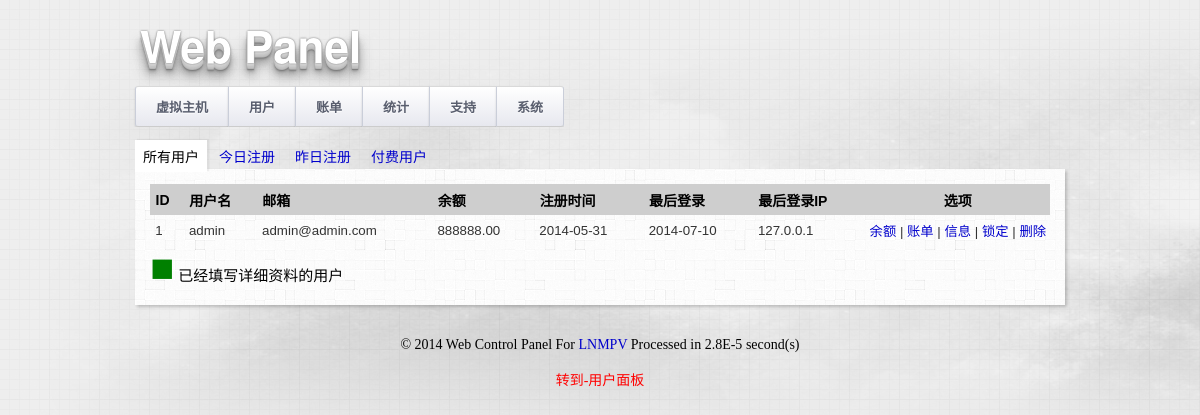
Before: /admin_users.php?display=all (signed in) with the older database file.
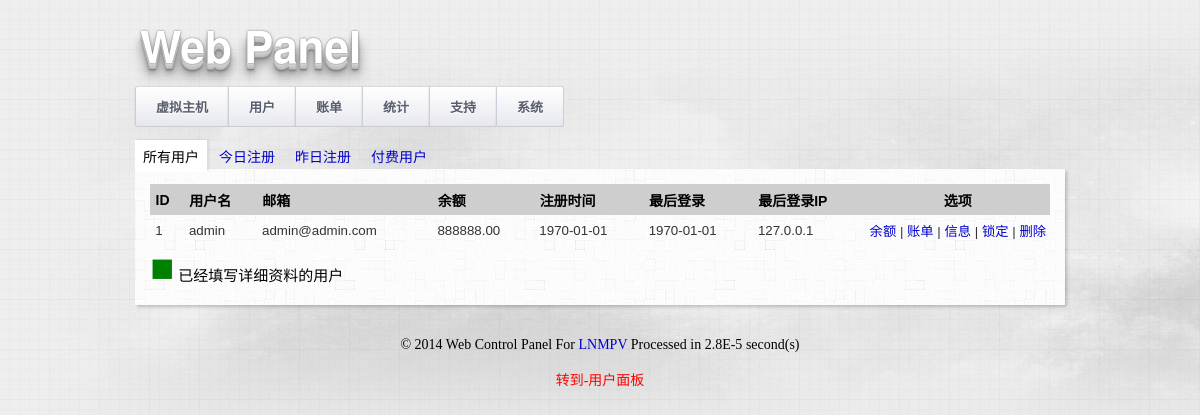
After: the same page with the newer database file.
### tables this page shows
CREATE TABLE IF NOT EXISTS `users` (
`ID` int(11) NOT NULL,
  `username` varchar(255) NOT NULL,
  `password` varchar(255) NOT NULL,
  `email` varchar(255) NOT NULL,
  `api_key` varchar(255) DEFAULT NULL,
  `locked` int(1) NOT NULL DEFAULT '0'
);

CREATE TABLE IF NOT EXISTS `users_extension` (
  `UserID` int(11) NOT NULL,
  `credit` double NOT NULL,
  `companyname` varchar(255) DEFAULT NULL,
  `email` varchar(255) DEFAULT NULL,
  `firstname` varchar(255) DEFAULT NULL,
  `lastname` varchar(255) DEFAULT NULL,
  `address1` varchar(255) DEFAULT NULL,
  `address2` varchar(255) DEFAULT NULL,
  `city` varchar(255) DEFAULT NULL,
  `state` varchar(255) DEFAULT NULL,
  `zip` varchar(255) DEFAULT NULL,
  `country` varchar(255) DEFAULT NULL,
  `phone1` varchar(255) DEFAULT NULL,
  `phone2` varchar(255) DEFAULT NULL,
  `qq` varchar(255) DEFAULT NULL,
  `regdate` datetime DEFAULT NULL,
  `regip` varchar(255) DEFAULT NULL,
  `lastlogindate` datetime DEFAULT NULL,
  `lastloginip` varchar(255) DEFAULT NULL
);

### config.php (called while the page is built, shortened)
<?php
$PanelName = 'Web';
$PanelSubName = 'Panel';

### session.php (called while the page is built, shortened)
<?php
function IsAdmin() {
	return (@$_SESSION['admin']);
}
?>

### lang/zh-cn.php (called while the page is built, shortened)
<?php
$lang['access_denied'] = '访问被拒绝';
$lang['access_denied_text'] = '很抱歉，你没有足够的权限访问这个对象或执行此操作。';
$lang['access_denied_hint'] = '如果你认为这是错误的，请 <a href="support_ticket_new.php">提交Ticket</a> 联系技术支持。';
$lang['username'] = '用户名';
$lang['password'] = '密码';
$lang['input_username'] = '请输入您的用户名.';
$lang['input_password'] = '请输入您的帐户密码.';
$lang['login'] = '登录';
$lang['register'] = '注册';
$lang['cookies_must_be_enabled'] = '必须启用Cookie';
$lang['forgot_username'] = '忘记用户名';
$lang['forgot_password'] = '忘记密码';
$lang['forgot_username_hint'] = '请输入您帐户的电子邮箱地址。 我们将会通过邮件通知你任何匹配的用户名。';
$lang['forgot_password_hint'] = '请提供您的用户名。我们将向您发送一封电子邮件，其中包含进一步的说明。';
$lang['input_email'] = '请输入您的邮箱地址.';
$lang['submit'] = '提交';
$lang['back_to_login'] = '返回登陆';
$lang['my_profile'] = '我的信息';
$lang['log_out'] = '注销';
$lang['admin_panel'] = '管理员面板';
$lang['user_panel'] = '用户面板';
$lang['vhost'] = '虚拟主机';
$lang['vhosts'] = '虚拟主机';
$lang['ssh'] = 'SSH';
$lang['cdn'] = 'CDN';
$lang['dns'] = 'DNS';
$lang['users'] = '用户';
$lang['billing'] = '账单';
$lang['statistics'] = '统计';
$lang['vps'] = 'VPS';
$lang['account'] = '帐户';
$lang['support'] = '支持';
$lang['tools'] = '工具';
$lang['blog'] = '官方博客';
$lang['language'] = '语言';
$lang['save_language_setting'] = '保存语言设置';
$lang['theme'] = '主题';
$lang['save_theme_setting'] = '保存主题设置';
$lang['change_password'] = '更改密码';
$lang['new_password'] = '新密码';
$lang['email'] = '邮箱';
$lang['current_email'] = '当前邮箱';
$lang['new_email'] = '新邮箱';
$lang['change_email'] = '更改邮箱';
$lang['referrals'] = '推介';
$lang['description'] = '说明';
$lang['your_referral_url'] = '您的推介链接';
$lang['api_key'] = 'API 密钥';
$lang['generate_a_new_api_password'] = '生成一个新的API密钥';
$lang['account'] = '帐户';
$lang['contact_info'] = '联系';
$lang['make_a_payment'] = '充值';
$lang['billing_history'] = '账单';
$lang['no_contact_details'] = '您还未填写详细的联系方式，请尽快补全您的联系信息。';
$lang['account_information'] = '帐户信息';
$lang['contact'] = '联系';
$lang['address'] = '地址';
$lang['email_addr'] = '邮箱地址';
$lang['security'] = '安全';
$lang['last_login_ip'] = '上次登录IP';

### function.php (called while the page is built, shortened)
<?php
function money($n){
	return sprintf ("%01.2f", is_numeric($n)?$n:0);
}
function get_microtime(){
 list($usec, $sec) = explode(' ', microtime());
 return ((float)$usec + (float)$sec);
}

### admin_users.php (the view, shortened to what this page needs)
<?php
$adminpage = "admin_users.php";
@include_once("header.php");
@include_once("function.php");
?>
<div id="page">
<table class="list sortable">
	<tr class="list_head">
		<th class="sortfirstasc">ID</th>
		<th>用户名</th>
		<th>邮箱</th>
		<th>余额</th>
		<th>注册时间</th>
		<th>最后登录</th>
		<th>最后登录IP</th>
		<th class="nosort" style="text-align: center">选项</th>
	</tr>
<?php
if($user_display == "todayreg") {
	$result_users = mysql_query("select users.* FROM users,users_extension WHERE to_days(users_extension.regdate) = to_days(now()) AND users_extension.UserID = users.ID;");
} elseif($user_display == "balance") {
	$result_users = mysql_query("select users.* FROM users,users_extension WHERE credit!=0 AND users_extension.UserID = users.ID");
} elseif($user_display == "yesterdayreg") {
	$result_users = mysql_query("select users.* FROM users,users_extension WHERE to_days(NOW()) - to_days(users_extension.regdate) <= 1 AND to_days(users_extension.regdate) != to_days(now()) AND users_extension.UserID = users.ID;");
} elseif($user_display == 'all') {
	$result_users = mysql_query("select * FROM users");
} else {
	ForceDie();
}
while($row_user = mysql_fetch_array($result_users)) {
$row_user_extension = mysql_fetch_array(mysql_query("select * FROM users_extension WHERE UserID=" . $row_user['ID']))
?>
		<tr class="list_entry" <?php
		if ($row_user['ID'] == @$_GET['highlightserverid']) echo ' style="background-color:#97CBFF;"';
		?>>
			<td class="sortfirstdesc"><?php echo $row_user['ID']; ?></td>
			<td><?php
			if (!($row_user_extension['companyname'] == '' && $row_user_extension['firstname'] == '' && $row_user_extension['address1'] == '' && $row_user_extension['address2'] == '')) {
				echo '<span style="color: green; font-weight: bold">' . $row_user['username'] . "</span>";
			} else {
				echo $row_user['username'];
			}
			?></td>
			<td><?php echo $row_user['email']; ?></td>
			<td><?php echo !empty($row_user_extension['credit'])?money($row_user_extension['credit']):''; ?></td>
			<td title="<?php echo $row_user_extension['regdate']; ?>"><?php echo date("Y-m-d", strtotime($row_user_extension['regdate'])); ?></td>
			<td title="<?php echo $row_user_extension['lastlogindate']; ?>"><?php echo date("Y-m-d", strtotime($row_user_extension['lastlogindate'])); ?></td>
			<td title="<?php echo $row_user_extension['lastloginip']; ?>"><?php
			if (strlen($row_user_extension['lastloginip']) > 15)
			{
				echo substr($row_user_extension['lastloginip'],0,15).'...';
			} else {
				echo $row_user_extension['lastloginip'];
			}
			?></td>
			<td class="list_options">
				<a href="admin_user_balance.php?userid=<?php echo $row_user['ID']; ?>">余额</a>
				|
				<a href="admin_billing.php?display=user_all&userid=<?php echo $row_user['ID']; ?>">账单</a>
				|
				<a href="admin_user_info.php?userid=<?php echo $row_user['ID']; ?>">信息</a>
				|
				<?php if ( 1 == $row_user['locked']) { ?>
				<a href="admin_users.php?action=lock&locked=0&userid=<?php echo $row_user['ID']; ?>&display=<?php echo $_GET['display']; ?>">解锁</a>
				<?php } else { ?>
				<a href="admin_users.php?action=lock&locked=1&userid=<?php echo $row_user['ID']; ?>&display=<?php echo $_GET['display']; ?>">锁定</a>
				<?php } ?>
				|
				<a href="admin_user_delete.php?userid=<?php echo $row_user['ID']; ?>&display=<?php echo $_GET['display']; ?>">删除</a>
			</td>
		</tr>
		<?php
		}
		?>
</table>
<span style="color:green;font-size:40px;">■</span> 已经填写详细资料的用户
</div>
<?php @include_once("footer.php") ?>

### header.php (shortened to what this page needs)
<?php
@include_once("session.php");
@include_once("config.php");
@include_once("function.php");
$page_start_time = get_microtime();
?>
<!DOCTYPE html>
<html dir="ltr" lang="zh-CN">
<head>
<link rel="stylesheet" type="text/css" href="css/header.css">
<link rel="stylesheet" type="text/css" href="css/manager.css">
<link rel="stylesheet" type="text/css" href="css/css3.css">
</head>
<body>
<div class="header">
	<div class="container">
		<p class="header_logo top left"><?php echo $PanelName;?> <?php echo $PanelSubName;?></p>
		<div class="menu_container">
			<ul class="menu">
					<?php if (IsAdmin() && !empty($adminpage)) { ?>
						<li><a href="admin_vhost.php?display=main"><?php echo $lang['vhosts']; ?></a></li>
						<li><a href="admin_users.php?display=todayreg"><?php echo $lang['users']; ?><?php
						?></a></li>
						<li><a href="admin_billing.php?display=recharge_done"><?php echo $lang['billing']; ?><?php
						?></a></li>
						<li><a href="admin_status.php?display=Today"><?php echo $lang['statistics']; ?></a></li>
						<li><a href="admin_support.php"><?php echo $lang['support']; ?><?php
						?></a></li>
						<li><a href="admin_system.php">系统</a></li>
					<?php } ?>
			</ul>
		</div>
	</div>
</div>
<br />
<?php
	if (@substr($adminpage,0,10) == "admin_user")
		@include_once("admin_user_subtabs.php");
?>

### admin_user_subtabs.php (shortened to what this page needs)
<?php
@include_once("session.php");
$user_display = @$_GET['display'];
?>
<div id="subtabs">
	<a class="<?php if($user_display == "all" && $adminpage == 'admin_users.php') echo "active"; ?>"  href="admin_users.php?display=all">所有用户</a>
	<a class="<?php if($user_display == "todayreg" && $adminpage == 'admin_users.php') echo "active"; ?>"  href="admin_users.php?display=todayreg">今日注册</a>
	<a class="<?php if($user_display == "yesterdayreg" && $adminpage == 'admin_users.php') echo "active"; ?>"  href="admin_users.php?display=yesterdayreg">昨日注册</a>
	<a class="<?php if($user_display == "balance" && $adminpage == 'admin_users.php') echo "active"; ?>"  href="admin_users.php?display=balance">付费用户</a>
</div>

### footer.php (shortened to what this page needs)
<?php
@include_once("session.php");
?>
<br />
<p style="color:#000000;font-size:14px;">&copy; 2014 Web Control Panel For <a href="http://www.lnmpv.com">LNMPV</a> Processed in <?php echo round(get_microtime()-$page_start_time,6); ?> second(s) <br /><br />
<?php if (IsAdmin()) { ?>
 <?php
if (empty($adminpage)){
	echo '<a href="admin_system.php" style="color:#FF0000;font-size:14px;">转到-'.$lang['admin_panel'].'</a>';
} else {
	echo '<a href="vhost.php" style="color:#FF0000;font-size:14px;">转到-'.$lang['user_panel'].'</a>';
}
?></p>
<?php } ?>
</body>
</html>

### css/header.css (style rules this page uses)
.top { top:0px; }
.left { left:0px; }
.container { margin:auto; width:920px; position:relative; padding:0px; text-align:left; }
.header { height:120px; }
.header_logo { position:absolute; margin:0px; padding:13px 0px 0px 0px; color:#FFF; font-size:44px; font-family:'Helvetica Neue',Helvetica, sans-serif; font-weight:bold; text-shadow:0px 0px 2px #686868, 0px 1px 1px #ddd, 0px 2px 1px #d6d6d6, 0px 3px 1px #ccc, 0px 4px 1px #c5c5c5, 0px 5px 1px #c1c1c1, 0px 6px 1px #bbb, 0px 7px 1px #777, 0px 8px 3px rgba(100, 100, 100, 0.4), 0px 9px 5px rgba(100, 100, 100, 0.1), 0px 10px 7px rgba(100, 100, 100, 0.15), 0px 11px 9px rgba(100, 100, 100, 0.2), 0px 12px 11px rgba(100, 100, 100, 0.25), 0px 13px 15px rgba(100, 100, 100, 0.3); }
.menu_container { top:70px; left:-45px; position:absolute; margin:0 auto; overflow:hidden; }
.menu li { float:left; list-style:none; }
.menu li:first-child a { -moz-border-radius-topleft:3px; -moz-border-radius-bottomleft:3px; border-top-left-radius:3px; border-bottom-left-radius:3px; }
.menu li:last-child a { -webkit-border-top-right-radius:3px; -webkit-border-bottom-right-radius:3px; -moz-border-radius-topright:3px; -moz-border-radius-bottomright:3px; border-top-right-radius:3px; border-bottom-right-radius:3px; border-right:1px solid #caced9; }
.menu li a { padding:10px 20px; border:1px solid #caced9; border-top-color:#d9d9d9; border-bottom-color:#cccccc; display:block; font-weight:700; color:#666666; box-shadow:0 1px 2px rgba(0,0,0,0.15); color:#595e6e; background:#FFFFFF; background:-webkit-linear-gradient(top, #FFFFFF 0%, #e7e8ef 100%); background:-moz-linear-gradient(top, #FFFFFF 0%, #e7e8ef 100%); background:-ms-linear-gradient(top, #FFFFFF 0%, #e7e8ef 100%); background:-o-linear-gradient(top, #FFFFFF 0%, #e7e8ef 100%); background:linear-gradient(top, #FFFFFF 0%, #e7e8ef 100%); filter:progid:DXImageTransform.Microsoft.gradient( startColorstr='#FFFFFF', endColorstr='#e7e8ef',GradientType=0 ); position:relative; cursor:pointer; text-decoration:none; font-family:Helvetica, Arial; text-shadow:0 1px 1px white; font-size:13px; border-right:none; }
#subtabs { width:930px; margin:auto; text-align:left; padding:8px 0px 3px 0px; }
#subtabs a { font-family:'Myriad Pro',Arial,Tahoma; font-family:"Trebuchet MS",Verdana,Arial,Helvetica,sans-serif; font-family:Helvetica,Arial,"MS Trebuchet",sans-serif; font-size:14px; padding:9px 8px 7px 8px; text-decoration:none; }
#subtabs .active { background-color:white; color:black; box-shadow:2px -1px 1px rgba(0, 0, 0, 0.05); -moz-box-shadow:2px -1px 1px rgba(0, 0, 0, 0.05); -khtml-box-shadow:2px -1px 1px rgba(0, 0, 0, 0.05); -webkit-box-shadow:2px -1px 1px rgba(0, 0, 0, 0.05); }

### css/manager.css (style rules this page uses)
@media screen and (-webkit-min-device-pixel-ratio:0) { #page { background-color:RED; } }
body { background:url(../images/container-background.jpg); color:#000; margin:0px; text-align:center; }
a { text-decoration:none; }
a:link { color:#0000CC; }
p { color:#333; }
#page { background:url(../images/light_wool.png); text-align:left; margin:0px auto; padding:15px 15px 15px 15px; width:900px; font-family:arial,helvetica,sans-serif; font-size:15px; box-shadow:2px 2px 3px rgba(0, 0, 0, 0.2); -moz-box-shadow:2px 2px 3px rgba(0, 0, 0, 0.2); -khtml-box-shadow:2px 2px 3px rgba(0, 0, 0, 0.2); -webkit-box-shadow:2px 2px 3px rgba(0, 0, 0, 0.2); }
.list { width:100%; border-spacing:5px; border-collapse:collapse; color:#333; font-size:14px; }
.list th { background-color: #CECECE; text-align:left; color:black; padding:0.4em 0.3em 0.4em 0.4em; font-weight:700; font-size:14px; }
.list td { padding:0.4em 0.3em 0.4em 0.4em; }
.list_head { background-color:#eee; color:black; font-size:14px; font-weight:500; }
.list_entry { border-bottom:1px solid #e8e8e8; font-size:13.3px; }
.list_entry:last-child, .list_entry_alt:last-child { border-bottom:0px; }
.list_options { text-align:right; white-space:nowrap; width:90px; }

Changed rows visible on the page:
changed through a linked row, users "admin": users_extension.regdate "2014-05-31" → "1970-01-01"; users_extension.lastlogindate "2014-07-10" → "1970-01-01"
